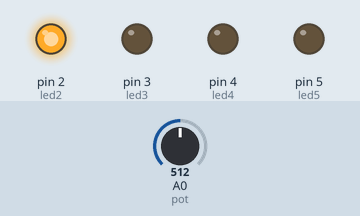
The sketch below on a simulated Arduino Uno, built with avr-gcc and run on an emulated ATmega328P. Parts: output pins drawn as LEDs (lit = HIGH). Inputs (shaded band) come from the test bench; at power-on: A0 (pot) = 512. What the sketch prints to the serial monitor is not drawn.

Above: at 1.2 s.
1.3 s: A0 (pot) set to 610
At 2.5 s:
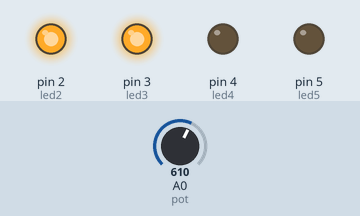
2.8 s: A0 (pot) set to 900
At 3.5 s:
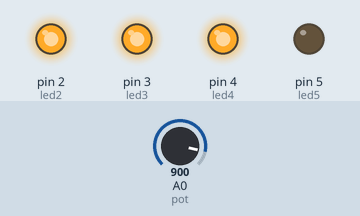
4.3 s: A0 (pot) set to 1010
At 4.7 s:
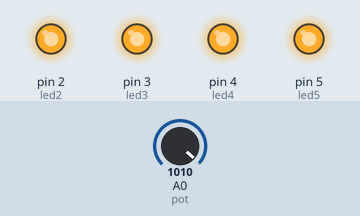
5.8 s: A0 (pot) set to 716
At 7.0 s:
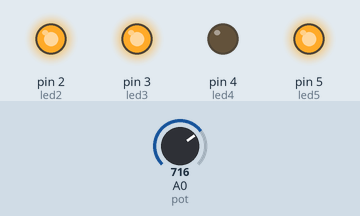
7.3 s: A0 (pot) set to 590
At 8.2 s:
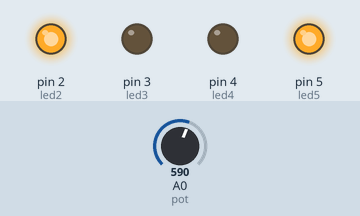
Timing chart, 0 to 9.8 s (numbered marks = the images above; inputs shaded):
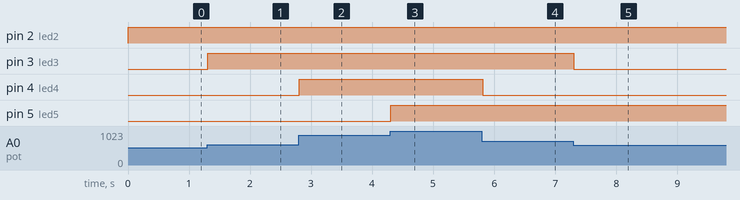

Measured:
- after the input at 1.3 s, pin 3 (led3): LOW → HIGH at once
- after the input at 2.8 s, pin 4 (led4): LOW → HIGH at once
- after the input at 4.3 s, pin 5 (led5): LOW → HIGH at once
- after the input at 5.8 s, pin 4 (led4): HIGH → LOW at once
- after the input at 7.3 s, pin 3 (led3): HIGH → LOW at once

The sketch:

PRACTICA_3.3.ino
```cpp
int pot=A0;
int lectura;
int led1=1;
int led2=2;
int led3=3;
int led4=4;
int led5=5;


void setup()
{Serial.begin(9600);
pinMode(pot,INPUT);
pinMode(led1,OUTPUT);
pinMode(led2,OUTPUT);
pinMode(led3,OUTPUT);
pinMode(led4,OUTPUT);
pinMode(led5,OUTPUT);
}

void loop()
{
lectura=analogRead(pot);
Serial.print(lectura);

if(lectura>=300 &&lectura<=200){

  digitalWrite(led1, HIGH);
  digitalWrite(led2,LOW);
  Serial.print(lectura);
}

  if(lectura >= 400 && lectura <= 600){
  digitalWrite(led2,HIGH);
  digitalWrite(led3,LOW);
  Serial.print(lectura);
  }

  if(lectura >= 600 && lectura <= 800){
   digitalWrite(led3,HIGH);
   digitalWrite(led4,LOW);
  Serial.print(lectura);
  }
  if(lectura >= 800 && lectura <= 1000){
   digitalWrite(led4,HIGH);
   digitalWrite(led5,LOW);
  Serial.print(lectura);
  }
  if(lectura >= 1000 && lectura <= 1020){
   digitalWrite(led4,HIGH);
   digitalWrite(led5,HIGH);
  Serial.print(lectura);
  }

  }
```
